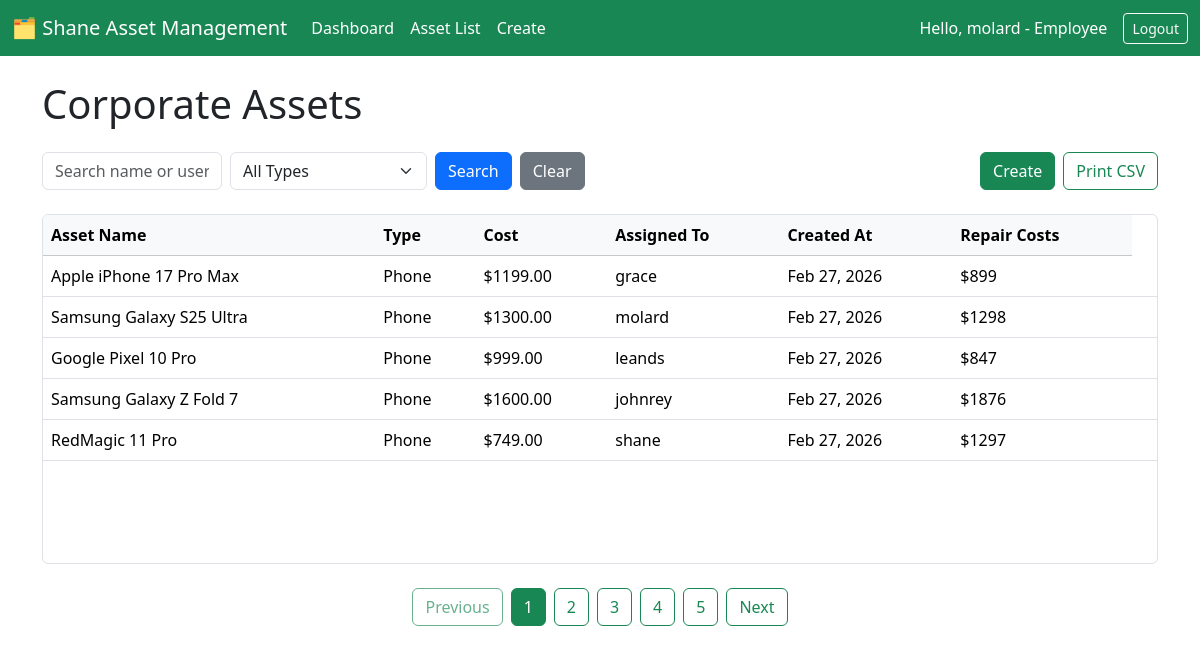
/list/ (signed in), run on the app's committed database.
### assets/models.py (models this page shows, shortened)
class User(AbstractUser):
    department = models.ForeignKey(Department, on_delete=models.SET_NULL, null=True, related_name='departments')
    ROLE_CHOICES = (
                ('ADMIN', 'Administrator'),
                ('MANAGER','Manager'),
                ('EMPLOYEE','Employee'))
    role = models.CharField(max_length=20, choices=ROLE_CHOICES, default='EMPLOYEE')
    @property
    def is_manager_or_admin(self):
        return self.role in ['ADMIN', 'MANAGER'] or self.is_superuser

class TimeStampedModel(models.Model):
    created_at = models.DateTimeField(auto_now_add=True)
    updated_at = models.DateTimeField(auto_now=True)
    class Meta:
        abstract = True

class Asset(TimeStampedModel):
    ASSET_TYPES = (
                ('LAPTOP', 'Laptop'),
                ('MONITOR','Monitor'),
                ('PHONE','Phone'),
                ('FURNITURE', 'Furniture'))
    name = models.CharField(max_length=100)
    asset_type = models.CharField(max_length=20, choices=ASSET_TYPES)
    cost = models.DecimalField(max_digits=20, decimal_places=2)
    assigned_to = models.ForeignKey(User, on_delete=models.SET_NULL, null=True, blank=True, related_name='assets')
    history = HistoricalRecords()

### assets/views.py (the view)
# urls.py: path('list/', AssetListView.as_view(), name='asset-list'),
class AssetListView(LoginRequiredMixin, ListView):
    model = Asset
    template_name = "assets/asset_list.html"
    context_object_name = "assets"
    paginate_by = 5
    def get_queryset(self):
        querySet = Asset.objects.select_related('assigned_to').all().annotate(repair_total=Sum('maintenance_logs__cost'))
        asset_type = self.request.GET.get('asset_type')
        search_query = self.request.GET.get('search')
        if asset_type:
            querySet = querySet.filter(asset_type=asset_type)
        if search_query:
            querySet = querySet.filter(
                Q(name__icontains=search_query)|
                Q(assigned_to__username__icontains=search_query)
            )
        return querySet
    def get_context_data(self, **kwargs):
        context = super().get_context_data(**kwargs)
        params = self.request.GET.copy()
        params.pop('page', None)
        context['query_string'] = params.urlencode()
        context['asset_types'] = Asset.ASSET_TYPES
        return context

### assets/templates/assets/asset_list.html (shortened to what this page needs)
{% extends "assets/base.html" %}
{% block content %}
    <h1 class="mb-4">Corporate Assets</h1>
    <div class="d-flex justify-content-between align-items-center mb-4">
    <form method="GET" class="d-flex gap-2 align-items-center">
        <input type="text" name="search" class="form-control"
               placeholder="Search name or user"
               value="{{ request.GET.search }}">
        <select name="asset_type" class="form-select">
            <option value="">All Types</option>
        </select>
        <button type="submit" class="btn btn-primary">
            Search
        </button>
        <a href="{% url 'asset-list' %}" class="btn btn-secondary">
            Clear
        </a>
    </form>
    <div class="d-flex gap-2">
        <a href="{% url 'asset-create' %}" class="btn btn-success">
            Create
        </a>
        <a href="{% url 'export_assets_csv' %}" class="btn btn-outline-success">
            Print CSV
        </a>
    </div>
</div>
    <div class="mt-3">
    <div class="border rounded overflow-auto" style="height: 350px;">
        <table class="table mb-0">
            <thead class="table-light sticky-top">
                        <tr>
                            <th>Asset Name</th>
                            <th>Type</th>
                            <th>Cost</th>
                            <th>Assigned To</th>
                            <th>Created At</th>
                            <th>Repair Costs</th>
                        </tr>
                    </thead>
                    <tbody>
                        {% for asset in assets %}
                        <tr>
                            <td>{{ asset.name }}</td>
                            <td>{{ asset.get_asset_type_display }}</td>
                            <td>${{ asset.cost }}</td>
                            <td>
                                {% if asset.assigned_to %}
                                    {{ asset.assigned_to.username }}
                                {% else %}
                                    <span class="text-danger">Unassigned</span>
                                {% endif %}
                            </td>
                            <td>{{ asset.created_at|date:"M d, Y" }}</td>
                            <td>
                                ${{ asset.repair_total|default:"0.00" }}
                            </td>
                            <td>
                            </td>
                        </tr>
                        {% endfor %}
                    </tbody>
                </table>
            </div>
      </div>
<div class="d-flex justify-content-center mt-4">
    {% if page_obj.has_previous %}
        <a class="btn btn-outline-success mx-1"
           href="?{{ query_string }}&page={{ page_obj.previous_page_number }}">
            Previous
        </a>
    {% else %}
        <span class="btn btn-outline-success disabled mx-1">Previous</span>
    {% endif %}
    {% for num in page_obj.paginator.page_range %}
        {% if page_obj.number == num %}
            <a class="btn btn-success mx-1"
               href="?{{ query_string }}&page={{ num }}">
                {{ num }}
            </a>
        {% else %}
            <a class="btn btn-outline-success mx-1"
               href="?{{ query_string }}&page={{ num }}">
                {{ num }}
            </a>
        {% endif %}
    {% endfor %}
    {% if page_obj.has_next %}
        <a class="btn btn-outline-success mx-1"
           href="?{{ query_string }}&page={{ page_obj.next_page_number }}">
            Next
        </a>
    {% else %}
        <span class="btn btn-outline-success disabled mx-1">Next</span>
    {% endif %}
</div>
{% endblock %}

### assets/templates/assets/base.html (shortened to what this page needs)
<!DOCTYPE html>
<html>
<head>
    <link href="https://cdn.jsdelivr.net/npm/bootstrap@5.3.8/dist/css/bootstrap.min.css" rel="stylesheet">
    <link rel="stylesheet" href="https://cdn.datatables.net/1.13.6/css/jquery.dataTables.min.css">
</head>
<body>
   <nav class="navbar navbar-expand-lg navbar-dark bg-success mb-4">
        <div class="container-fluid">
            <a class="navbar-brand text-yellow" href="{% url 'dashboard' %}">
                🗂️ Shane Asset Management
            </a>
            <div class="collapse navbar-collapse" id="navbarNav">
                <ul class="navbar-nav me-auto mb-2 mb-lg-0">
                    <li class="nav-item">
                        <a class="nav-link text-white" href="{% url 'dashboard' %}">Dashboard</a>
                    </li>
                    <li class="nav-item">
                        <a class="nav-link text-white" href="{% url 'asset-list' %}">Asset List</a>
                    </li>
                    <li class="nav-item">
                        <a class="nav-link text-white" href="{% url 'asset-create' %}">Create</a>
                    </li>
                </ul>
                <div class="d-flex align-items-center text-white">
                    {% if user.is_authenticated %}
                        <span class="me-3">Hello, {{ user.username }} - {{user.get_role_display}}</span>
                        <form action="{% url 'logout' %}" method="post" class="mb-0">
                            <button type="submit" class="btn btn-outline-light btn-sm">
                                Logout
                            </button>
                        </form>
                    {% else %}
                        <a class="btn btn-outline-light btn-sm me-2" href="{% url 'login' %}">
                            Login
                        </a>
                    {% endif %}
                </div>
            </div>
        </div>
    </nav>
    <div class="container">
        {% block content %}{% endblock %}
    </div>
</body>
</html>

### data on the page
User: username "molard", role "Employee"
Asset: name "Apple iPhone 17 Pro Max", asset_type "Phone", cost "1199.00", assigned_to.username "grace", created_at "Feb 27, 2026", repair_total "899"
Asset: name "Samsung Galaxy S25 Ultra", asset_type "Phone", cost "1300.00", assigned_to.username "molard", created_at "Feb 27, 2026", repair_total "1298"
Asset: name "Google Pixel 10 Pro", asset_type "Phone", cost "999.00", assigned_to.username "leands", created_at "Feb 27, 2026", repair_total "847"
Asset: name "Samsung Galaxy Z Fold 7", asset_type "Phone", cost "1600.00", assigned_to.username "johnrey", created_at "Feb 27, 2026", repair_total "1876"
Asset: name "RedMagic 11 Pro", asset_type "Phone", cost "749.00", assigned_to.username "shane", created_at "Feb 27, 2026", repair_total "1297"

### other printed values
{{ num }} "1"
{{ num }} "2" "3" "4" "5"
